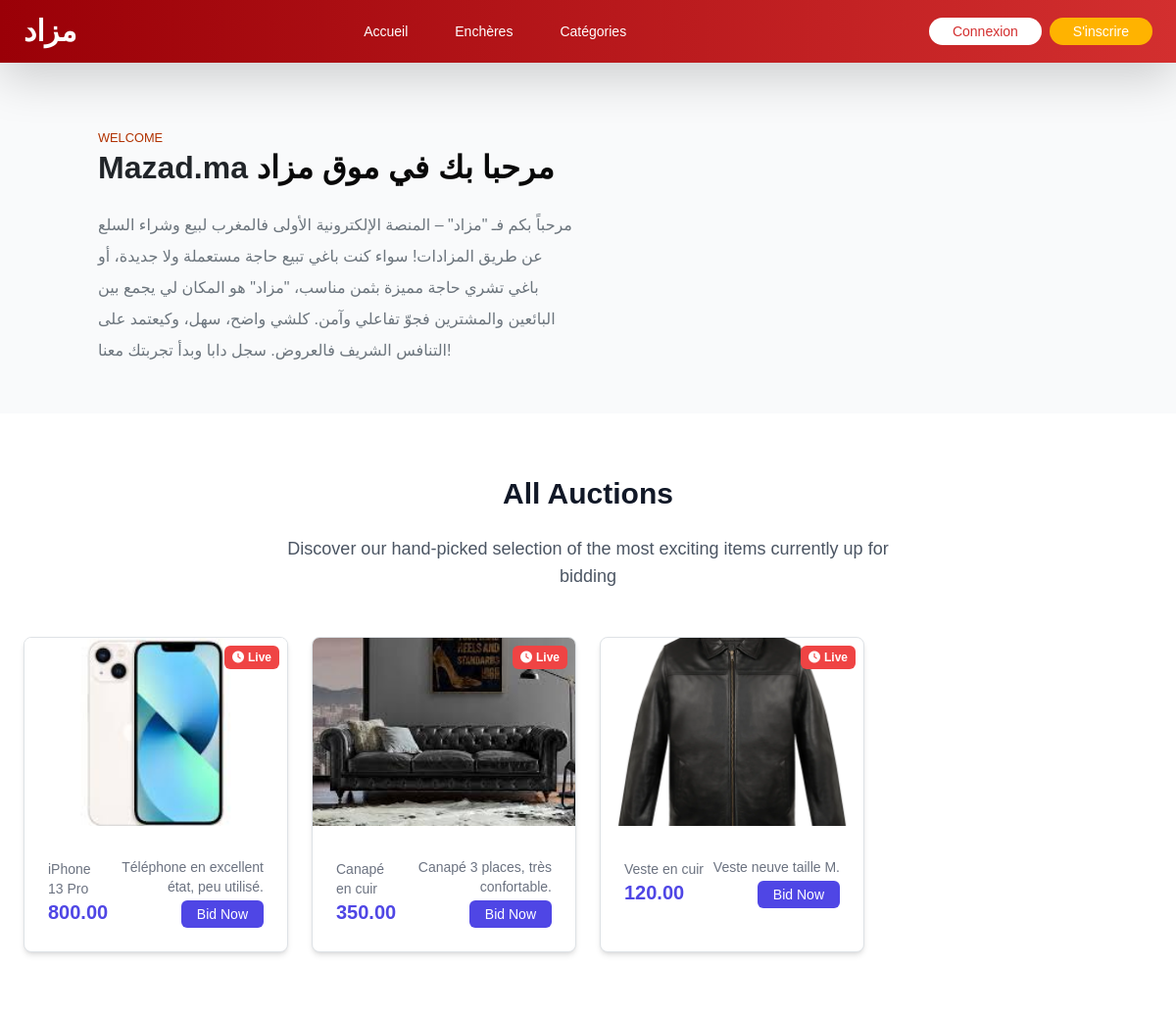
Before: / with the older database file.
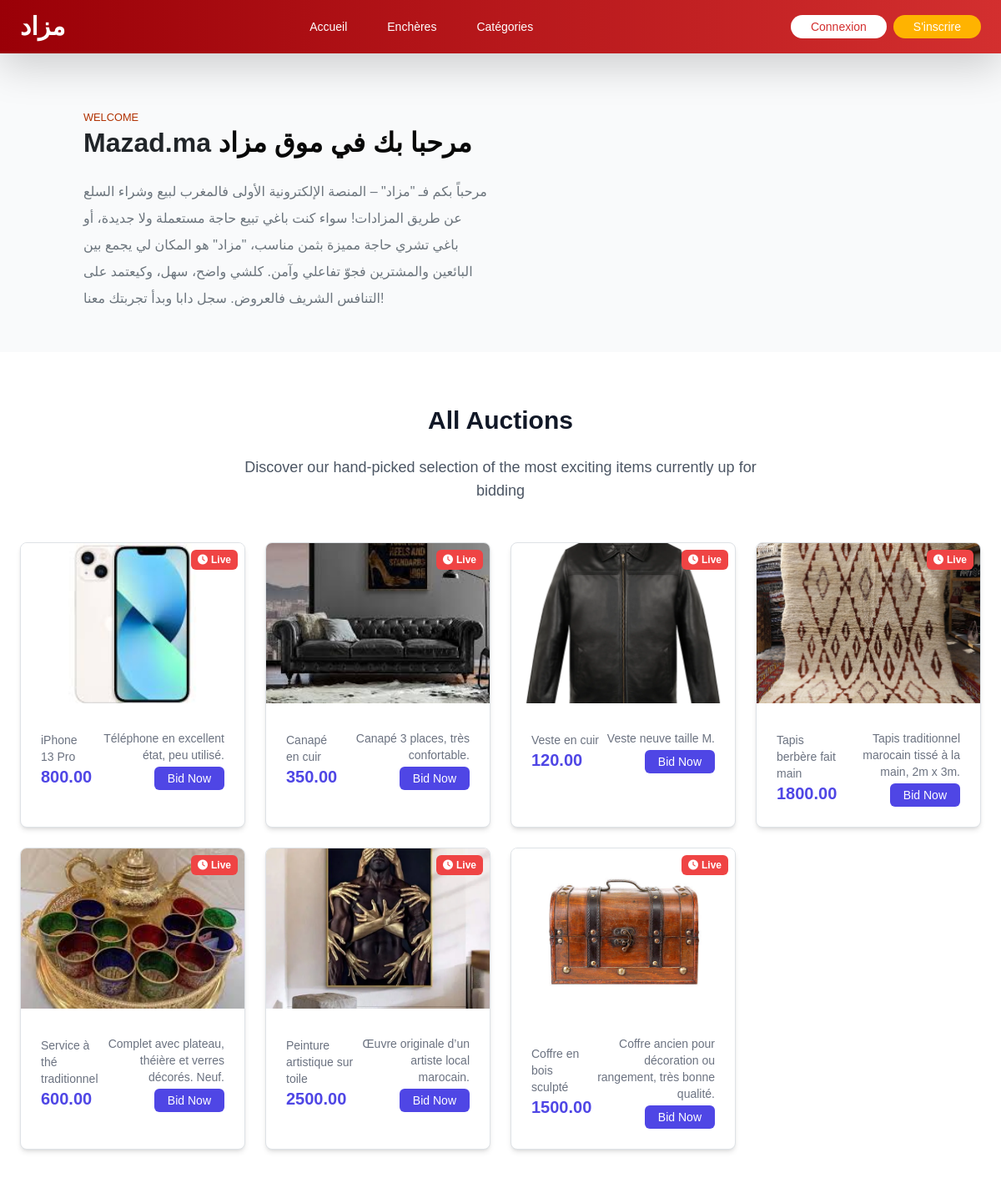
After: the same page with the newer database file.
### tables this page shows
CREATE TABLE photos (
    id INT AUTO_INCREMENT PRIMARY KEY,
    url_photo TEXT NOT NULL,
    object_lot INT NOT NULL,
    FOREIGN KEY (object_lot) REFERENCES objects(lot)
);

CREATE TABLE objects (
    lot INT AUTO_INCREMENT PRIMARY KEY,
    user_id INT NOT NULL,
    categorie_id INT NOT NULL,
    title VARCHAR(200) NOT NULL,
    description TEXT,
    price DECIMAL(10,2) NOT NULL,
    price_min DECIMAL(10,2),
    price_max DECIMAL(10,2),
    closing_date DATETIME NOT NULL,
    city VARCHAR(100),
    validated BOOLEAN DEFAULT FALSE,
    FOREIGN KEY (user_id) REFERENCES users(id),
    FOREIGN KEY (categorie_id) REFERENCES categories(id)
);

### config.php (called while the page is built, shortened)
<?php
require_once 'db.php';
function getAllObjects() {
    global $pdo;
    $stmt = $pdo->prepare("
        SELECT * from objects INNER JOIN photos ON objects.lot = photos.object_lot
    ");
    $stmt->execute();
    return $stmt->fetchAll(PDO::FETCH_ASSOC);
}
?>

### index.php (the view, shortened to what this page needs)
<?php
require_once 'config.php';
$objects= getAllObjects();
?>
<!DOCTYPE html>
<html lang="en">
<head>
    <link href="https://cdn.jsdelivr.net/npm/bootstrap@5.3.0/dist/css/bootstrap.min.css" rel="stylesheet">
    <script src="https://cdn.tailwindcss.com"></script>
    <link href="https://cdnjs.cloudflare.com/ajax/libs/font-awesome/6.4.0/css/all.min.css" rel="stylesheet">
    <link rel="stylesheet" href="style/style.css">
</head>
<body class="bg-gray-50">
    <nav>
        <?php include_once 'includes/nav.php' ?>
    </nav>
    <section>
        <div class="container my-5">
            <div class="row">
                <div class="col-md-6 pt-3">
                    <small class="text-uppercase" style="color:hsl(17, 100.00%, 34.70%);">Welcome</small>
                    <h1 class="h2 mb-4" style="font-weight: 600;"> Mazad.ma <span style="color:rgb(8, 8, 8);">مرحبا بك
                            في موق مزاد</span></h1>
                    <p class="text-secondary" style="line-height: 2;">مرحباً بكم فـ "مزاد" – المنصة الإلكترونية الأولى
                        فالمغرب لبيع وشراء السلع عن طريق المزادات! سواء كنت باغي تبيع حاجة مستعملة ولا جديدة، أو باغي
                        تشري حاجة مميزة بثمن مناسب، "مزاد" هو المكان لي يجمع بين البائعين والمشترين فجوّ تفاعلي وآمن.
                        كلشي واضح، سهل، وكيعتمد على التنافس الشريف فالعروض. سجل دابا وبدأ تجربتك معنا!</p>
                </div>
                <div class="col-md-6 text-center">
                    <div class="row">
                    </div>
                </div>
            </div>
        </div>
    </section>
    <section class="py-16 px-4 sm:px-6 lg:px-8 bg-white">
        <div class="max-w-6xl mx-auto">
            <div class="text-center mb-12">
                <h2 class="text-3xl font-bold text-gray-900">All Auctions</h2>
                <p class="mt-4 text-lg text-gray-600 max-w-2xl mx-auto">
                    Discover our hand-picked selection of the most exciting items currently up for bidding
                </p>
            </div>
            <div class="grid grid-cols-1 sm:grid-cols-2 lg:grid-cols-4 gap-6">
                <?php
          foreach($objects as $obj):
        ?>
                <div
                    class="auction-card bg-white border border-gray-200 rounded-lg overflow-hidden shadow-md transition-all duration-300">
                    <div class="relative">
                        <img src="<?php echo htmlspecialchars($obj['url_photo']); ?>" alt="Auction Image" class="w-full h-48 object-cover" />
                        <div
                            class="absolute top-0 right-0 bg-red-500 text-white text-xs font-bold px-2 py-1 m-2 rounded">
                            <div class="flex items-center">
                                <i class="fas fa-clock mr-1"></i>
                                Live
                            </div>
                        </div>
                    </div>
                    <div class="p-4">
                        <div class="flex justify-between items-center">
                            <div>
                                <p class="text-gray-500 text-sm"><?php echo $obj['title'] ?></p>
                                <p class="text-xl font-bold text-indigo-600"><?php echo $obj['price'] ?></p>
                            </div>
                            <div class="text-right">
                                <p class="text-gray-500 text-sm"><?php echo $obj['description'] ?></p>
                                <button
                                    class="mt-1 bg-indigo-600 hover:bg-indigo-700 text-white text-sm py-1 px-3 rounded-md transition duration-200">
                                    Bid Now
                                </button>
                            </div>
                        </div>
                    </div>
                </div>
                <?php
            endforeach
            ?>

### includes/nav.php (shortened to what this page needs)
<!DOCTYPE html>
<html lang="en">
<head>
  <link href="https://cdnjs.cloudflare.com/ajax/libs/font-awesome/6.0.0-beta3/css/all.min.css" rel="stylesheet">
  <script src="https://cdn.tailwindcss.com"></script>
</head>
<body class="bg-gray-100">
  <nav class="bg-gradient-to-r from-auction-dark-red to-auction-red shadow-lg">
    <div class="max-w-7xl mx-auto px-4">
      <div class="flex justify-between h-16">
        <div class="flex items-center">
          <a href="index.php" class="text-white text-3xl font-bold">مزاد</a>
        </div>
        <div class="hidden md:flex items-center space-x-4">
          <a href="inde.php" class="text-white hover:bg-auction-light-red px-3 py-2 rounded-md text-sm font-medium transition duration-300">Accueil</a>
          <a href="objects.php" class="text-white hover:bg-auction-light-red px-3 py-2 rounded-md text-sm font-medium transition duration-300">Enchères</a>
          <a href="#" class="text-white hover:bg-auction-light-red px-3 py-2 rounded-md text-sm font-medium transition duration-300">Catégories</a>
        </div>
        <?php
          if (!isset($_SESSION['user'])) {
        ?>
        <div class="hidden md:flex items-center">
          <a href="login.php" class="bg-white text-auction-red hover:bg-gray-100 ml-4 px-4 py-1 rounded-full text-sm font-medium transition duration-300">Connexion</a>
          <a href="sign.php" class="bg-auction-yellow text-white hover:bg-yellow-600 ml-2 px-4 py-1 rounded-full text-sm font-medium transition duration-300">S'inscrire</a>
        </div>
        <?php } else { ?>
        <div class="hidden md:flex items-center">
          <a href="Logout.php" class="bg-auction-yellow text-white hover:bg-yellow-600 ml-2 px-4 py-1 rounded-full text-sm font-medium transition duration-300">Déconnexion</a>
        </div>
        <?php } ?>
            </div>
          </div>
  </nav>
</body>
</html>

### style/style.css (style rules this page uses)
* { margin: 0; padding: 0; box-sizing: border-box; font-family: 'Poppins', sans-serif; }
:root { --primary-color: #e53935; --primary-dark: #b71c1c; --accent-color: #ffb300; --white: #fff; --gray-bg: #f4f4f4; }
body { background-color: var(--gray-bg); }

Changed rows visible on the page:
added photos: url_photo (picture), object_lot.title "Tapis berbère fait main", object_lot.price "1800.00", object_lot.description "Tapis traditionnel marocain tissé à la main, 2m x 3m."
added photos: url_photo (picture), object_lot.title "Service à thé traditionnel", object_lot.price "600.00", object_lot.description "Complet avec plateau, théière et verres décorés. Neuf."
added photos: url_photo (picture), object_lot.title "Peinture artistique sur toile", object_lot.price "2500.00", object_lot.description "Œuvre originale d’un artiste local marocain."
added photos: url_photo (picture), object_lot.title "Coffre en bois sculpté", object_lot.price "1500.00", object_lot.description "Coffre ancien pour décoration ou rangement, très bonne qualité."
